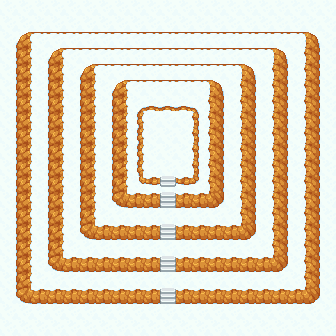

Below is a game level as drawn by its tile map, then a one-line description and the .tmx file that defines it, in full:
An orthogonal 21x21 tile map with 16x16 px tiles, 4 tile layers (background, collision_mountain, collision_top_mountain, stages).

<map version="1.10" tiledversion="1.11.2" orientation="orthogonal" renderorder="right-down" width="21" height="21" tilewidth="16" tileheight="16" infinite="0" nextlayerid="6" nextobjectid="1">
 <tileset firstgid="1" source="tileset.tsx" />
 <layer id="2" name="background" width="21" height="21">
  <data encoding="csv">
282,282,282,282,282,282,282,282,282,282,282,282,282,282,282,282,282,282,282,282,282,
282,282,282,282,282,282,282,282,282,282,282,282,282,282,282,282,282,282,282,282,282,
282,282,282,282,282,282,282,282,282,282,282,282,282,282,282,282,282,282,282,282,282,
282,282,282,282,282,282,282,282,282,282,282,282,282,282,282,282,282,282,282,282,282,
282,282,282,282,282,282,282,282,282,282,282,282,282,282,282,282,282,282,282,282,282,
282,282,282,282,282,282,282,282,282,282,282,282,282,282,282,282,282,282,282,282,282,
282,282,282,282,282,282,282,282,282,282,282,282,282,282,282,282,282,282,282,282,282,
282,282,282,282,282,282,282,282,282,282,282,282,282,282,282,282,282,282,282,282,282,
282,282,282,282,282,282,282,282,282,282,282,282,282,282,282,282,282,282,282,282,282,
282,282,282,282,282,282,282,282,282,282,282,282,282,282,282,282,282,282,282,282,282,
282,282,282,282,282,282,282,282,282,282,282,282,282,282,282,282,282,282,282,282,282,
282,282,282,282,282,282,282,282,282,282,282,282,282,282,282,282,282,282,282,282,282,
282,282,282,282,282,282,282,282,282,282,282,282,282,282,282,282,282,282,282,282,282,
282,282,282,282,282,282,282,282,282,282,282,282,282,282,282,282,282,282,282,282,282,
282,282,282,282,282,282,282,282,282,282,282,282,282,282,282,282,282,282,282,282,282,
282,282,282,282,282,282,282,282,282,282,282,282,282,282,282,282,282,282,282,282,282,
282,282,282,282,282,282,282,282,282,282,282,282,282,282,282,282,282,282,282,282,282,
282,282,282,282,282,282,282,282,282,282,282,282,282,282,282,282,282,282,282,282,282,
282,282,282,282,282,282,282,282,282,282,282,282,282,282,282,282,282,282,282,282,282,
282,282,282,282,282,282,282,282,282,282,282,282,282,282,282,282,282,282,282,282,282,
282,282,282,282,282,282,282,282,282,282,282,282,282,282,282,282,282,282,282,282,282
</data>
 </layer>
 <layer id="3" name="collision_mountain" width="21" height="21">
  <data encoding="csv">
0,0,0,0,0,0,0,0,0,0,0,0,0,0,0,0,0,0,0,0,0,
0,0,0,0,0,0,0,0,0,0,0,0,0,0,0,0,0,0,0,0,0,
0,71,72,72,72,72,72,72,72,72,72,72,72,72,72,72,72,72,72,73,0,
0,123,0,71,72,72,72,72,72,72,72,72,72,72,72,72,72,73,0,125,0,
0,123,0,123,0,71,72,72,72,72,72,72,72,72,72,73,0,125,0,125,0,
0,123,0,123,0,123,0,71,72,72,72,72,72,73,0,125,0,125,0,125,0,
0,123,0,123,0,123,0,123,0,0,0,0,0,125,0,125,0,125,0,125,0,
0,123,0,123,0,123,0,123,284,0,0,0,286,125,0,125,0,125,0,125,0,
0,123,0,123,0,123,0,123,284,0,0,0,286,125,0,125,0,125,0,125,0,
0,123,0,123,0,123,0,123,284,0,0,0,286,125,0,125,0,125,0,125,0,
0,123,0,123,0,123,0,123,284,0,0,0,286,125,0,125,0,125,0,125,0,
0,123,0,123,0,123,0,123,336,337,0,337,338,125,0,125,0,125,0,125,0,
0,123,0,123,0,123,0,175,176,176,0,176,176,177,0,125,0,125,0,125,0,
0,123,0,123,0,123,0,0,0,282,0,282,0,0,0,125,0,125,0,125,0,
0,123,0,123,0,175,176,176,176,176,0,176,176,176,176,177,0,125,0,125,0,
0,123,0,123,0,0,0,0,0,282,0,282,0,0,0,0,0,125,0,125,0,
0,123,0,175,176,176,176,176,176,176,0,176,176,176,176,176,176,177,0,125,0,
0,123,0,0,0,0,0,0,0,282,0,282,0,0,0,0,0,0,0,125,0,
0,175,176,176,176,176,176,176,176,176,0,176,176,176,176,176,176,176,176,177,0,
0,0,0,0,0,0,0,0,0,282,0,282,0,0,0,0,0,0,0,0,0,
0,0,0,0,0,0,0,0,0,282,0,282,0,0,0,0,0,0,0,0,0
</data>
 </layer>
 <layer id="5" name="collision_top_mountain" width="21" height="21">
  <data encoding="csv">
0,0,0,0,0,0,0,0,0,0,0,0,0,0,0,0,0,0,0,0,0,
0,0,0,0,0,0,0,0,0,0,0,0,0,0,0,0,0,0,0,0,0,
0,0,0,0,0,0,0,0,0,0,0,0,0,0,0,0,0,0,0,0,0,
0,0,0,0,0,0,0,0,0,0,0,0,0,0,0,0,0,0,0,0,0,
0,0,0,0,0,0,0,0,0,0,0,0,0,0,0,0,0,0,0,0,0,
0,0,0,0,0,0,0,0,0,0,0,0,0,0,0,0,0,0,0,0,0,
0,0,0,0,0,0,0,0,232,233,233,233,234,0,0,0,0,0,0,0,0,
0,0,0,0,0,0,0,0,0,0,0,0,0,0,0,0,0,0,0,0,0,
0,0,0,0,0,0,0,0,0,0,0,0,0,0,0,0,0,0,0,0,0,
0,0,0,0,0,0,0,0,0,0,0,0,0,0,0,0,0,0,0,0,0,
0,0,0,0,0,0,0,0,0,0,0,0,0,0,0,0,0,0,0,0,0,
0,0,0,0,0,0,0,0,0,0,0,0,0,0,0,0,0,0,0,0,0,
0,0,0,0,0,0,0,0,0,0,0,0,0,0,0,0,0,0,0,0,0,
0,0,0,0,0,0,0,0,0,0,0,0,0,0,0,0,0,0,0,0,0,
0,0,0,0,0,0,0,0,0,0,0,0,0,0,0,0,0,0,0,0,0,
0,0,0,0,0,0,0,0,0,0,0,0,0,0,0,0,0,0,0,0,0,
0,0,0,0,0,0,0,0,0,0,0,0,0,0,0,0,0,0,0,0,0,
0,0,0,0,0,0,0,0,0,0,0,0,0,0,0,0,0,0,0,0,0,
0,0,0,0,0,0,0,0,0,0,0,0,0,0,0,0,0,0,0,0,0,
0,0,0,0,0,0,0,0,0,0,0,0,0,0,0,0,0,0,0,0,0,
0,0,0,0,0,0,0,0,0,0,0,0,0,0,0,0,0,0,0,0,0
</data>
 </layer>
 <layer id="4" name="stages" width="21" height="21">
  <data encoding="csv">
0,0,0,0,0,0,0,0,0,0,0,0,0,0,0,0,0,0,0,0,0,
0,0,0,0,0,0,0,0,0,0,0,0,0,0,0,0,0,0,0,0,0,
0,0,0,0,0,0,0,0,0,0,0,0,0,0,0,0,0,0,0,0,0,
0,0,0,0,0,0,0,0,0,0,0,0,0,0,0,0,0,0,0,0,0,
0,0,0,0,0,0,0,0,0,0,0,0,0,0,0,0,0,0,0,0,0,
0,0,0,0,0,0,0,0,0,0,0,0,0,0,0,0,0,0,0,0,0,
0,0,0,0,0,0,0,0,0,0,0,0,0,0,0,0,0,0,0,0,0,
0,0,0,0,0,0,0,0,0,0,0,0,0,0,0,0,0,0,0,0,0,
0,0,0,0,0,0,0,0,0,0,0,0,0,0,0,0,0,0,0,0,0,
0,0,0,0,0,0,0,0,0,0,0,0,0,0,0,0,0,0,0,0,0,
0,0,0,0,0,0,0,0,0,0,0,0,0,0,0,0,0,0,0,0,0,
0,0,0,0,0,0,0,0,0,0,339,0,0,0,0,0,0,0,0,0,0,
0,0,0,0,0,0,0,0,0,0,340,0,0,0,0,0,0,0,0,0,0,
0,0,0,0,0,0,0,0,0,0,0,0,0,0,0,0,0,0,0,0,0,
0,0,0,0,0,0,0,0,0,0,340,0,0,0,0,0,0,0,0,0,0,
0,0,0,0,0,0,0,0,0,0,0,0,0,0,0,0,0,0,0,0,0,
0,0,0,0,0,0,0,0,0,0,340,0,0,0,0,0,0,0,0,0,0,
0,0,0,0,0,0,0,0,0,0,0,0,0,0,0,0,0,0,0,0,0,
0,0,0,0,0,0,0,0,0,0,340,0,0,0,0,0,0,0,0,0,0,
0,0,0,0,0,0,0,0,0,0,0,0,0,0,0,0,0,0,0,0,0,
0,0,0,0,0,0,0,0,0,0,0,0,0,0,0,0,0,0,0,0,0
</data>
 </layer>
</map>
